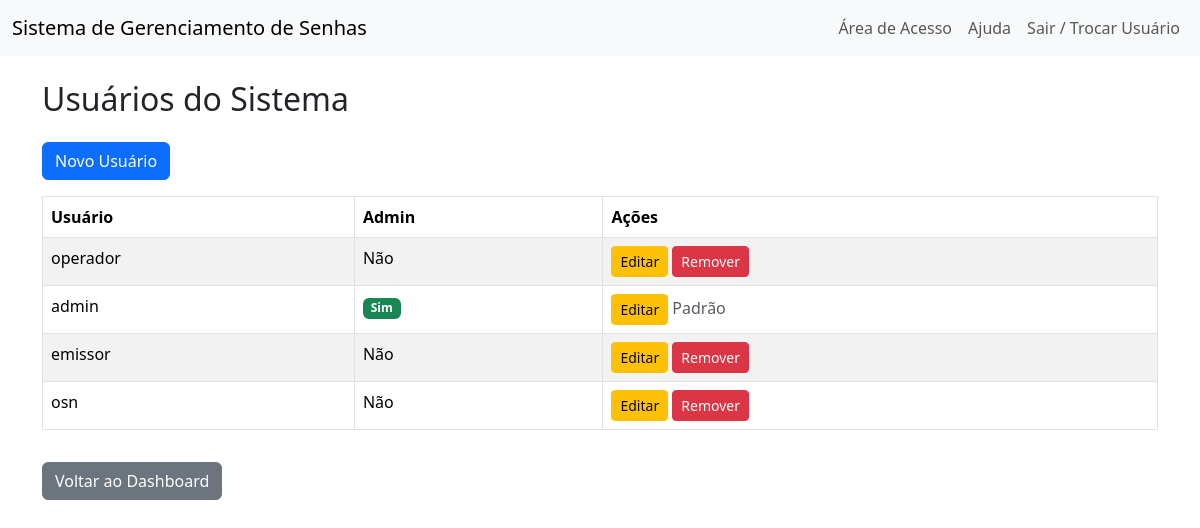
/admin/usuarios (signed in), run on the app's committed database.
### app/models.py (models this page shows, shortened)
class Usuario(UserMixin, db.Model):
    __tablename__ = 'usuarios'
    id = db.Column(db.Integer, primary_key=True)
    username = db.Column(db.String(80), unique=True, nullable=False)
    password_hash = db.Column(db.String(128), nullable=False)
    is_admin = db.Column(db.Boolean, default=False)
    guiche_id = db.Column(db.Integer, db.ForeignKey('guiches.id'))  # Relacionamento com guichê
    guiche = db.relationship('Guiche')

### app/routes/admin.py (the view)
@admin_bp.route('/usuarios')
@login_required
def usuarios():
    usuarios = Usuario.query.all()
    return render_template('admin/usuarios.html', usuarios=usuarios)

### app/__init__.py (called while the page is built)
@login_manager.user_loader
def load_user(user_id):
    return Usuario.query.get(int(user_id))

### app/templates/admin/usuarios.html (shortened to what this page needs)
{% extends 'base.html' %}
{% block content %}
<h2 class="mb-4">Usuários do Sistema</h2>
<a href="{{ url_for('admin.novo_usuario') }}" class="btn btn-primary mb-3">Novo Usuário</a>
<table class="table table-bordered table-striped">
  <thead>
    <tr>
      <th>Usuário</th>
      <th>Admin</th>
      <th>Ações</th>
    </tr>
  </thead>
  <tbody>
    {% for u in usuarios %}
    <tr>
      <td>{{ u.username }}</td>
      <td>{% if u.is_admin %}<span class="badge bg-success">Sim</span>{% else %}Não{% endif %}</td>
      <td>
        <a href="{{ url_for('admin.editar_usuario', user_id=u.id) }}" class="btn btn-warning btn-sm">Editar</a>
        {% if u.username != 'admin' %}
        <form method="post" action="{{ url_for('admin.delete_usuario', user_id=u.id) }}" style="display:inline;">
          <button type="submit" class="btn btn-danger btn-sm" onclick="return confirm('Remover este usuário?')">Remover</button>
        </form>
        {% else %}
        <span class="text-muted">Padrão</span>
        {% endif %}
      </td>
    </tr>
    {% else %}
    <tr><td colspan="3" class="text-center">Nenhum usuário cadastrado.</td></tr>
    {% endfor %}
  </tbody>
</table>
<a href="{{ url_for('admin.dashboard') }}" class="btn btn-secondary mt-3">Voltar ao Dashboard</a>
{% endblock %}

### data on the page
Usuario: username "operador", is_admin "Não"
Usuario: username "admin", is_admin "Sim", shows "Padrão"
Usuario: username "emissor", is_admin "Não"
Usuario: username "osn", is_admin "Não"

### other printed values
{{ config_nome_clinica or 'Sistema de Gerenciamento de Senhas' }} "Sistema de Gerenciamento de Senhas"
